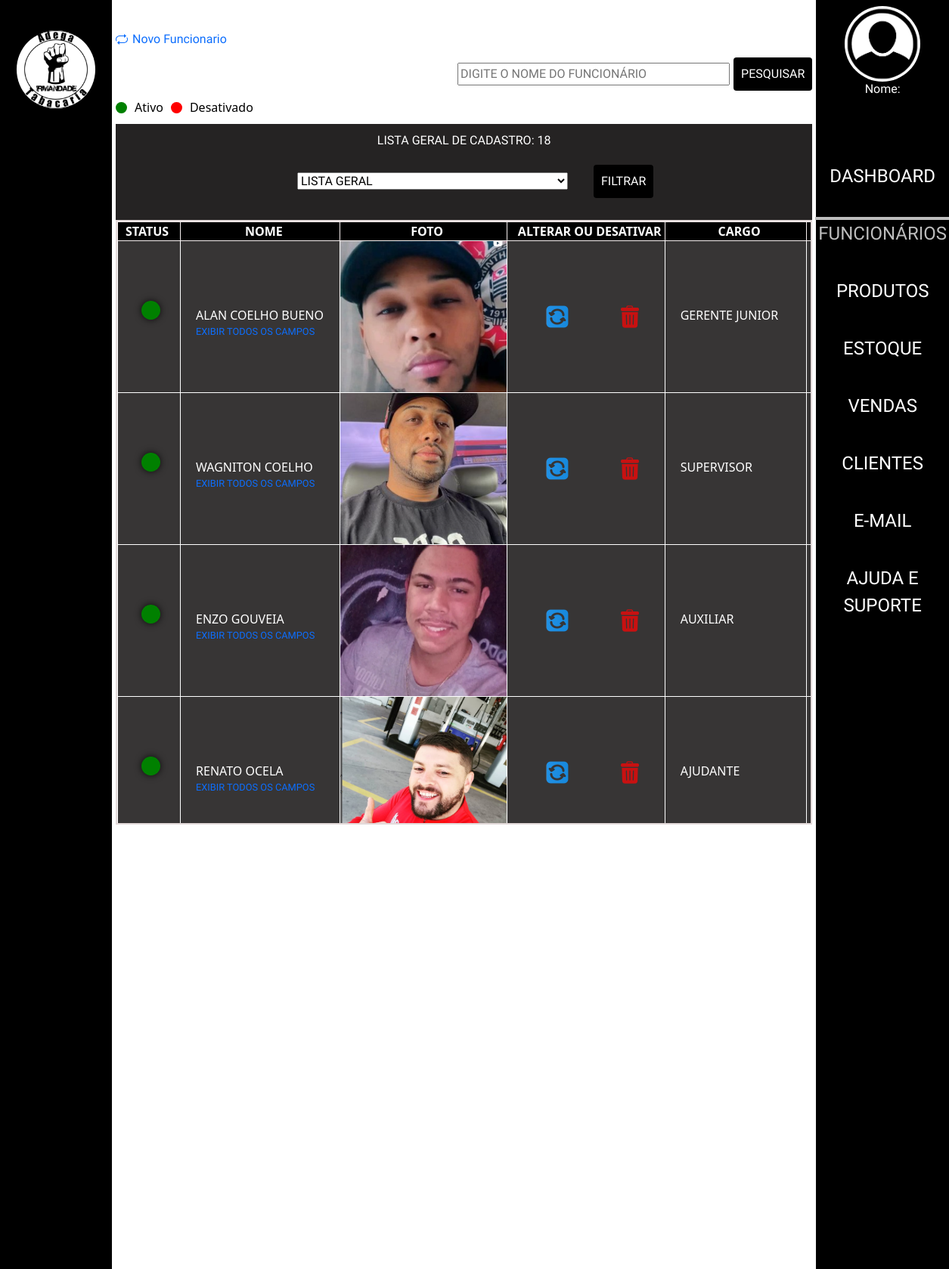
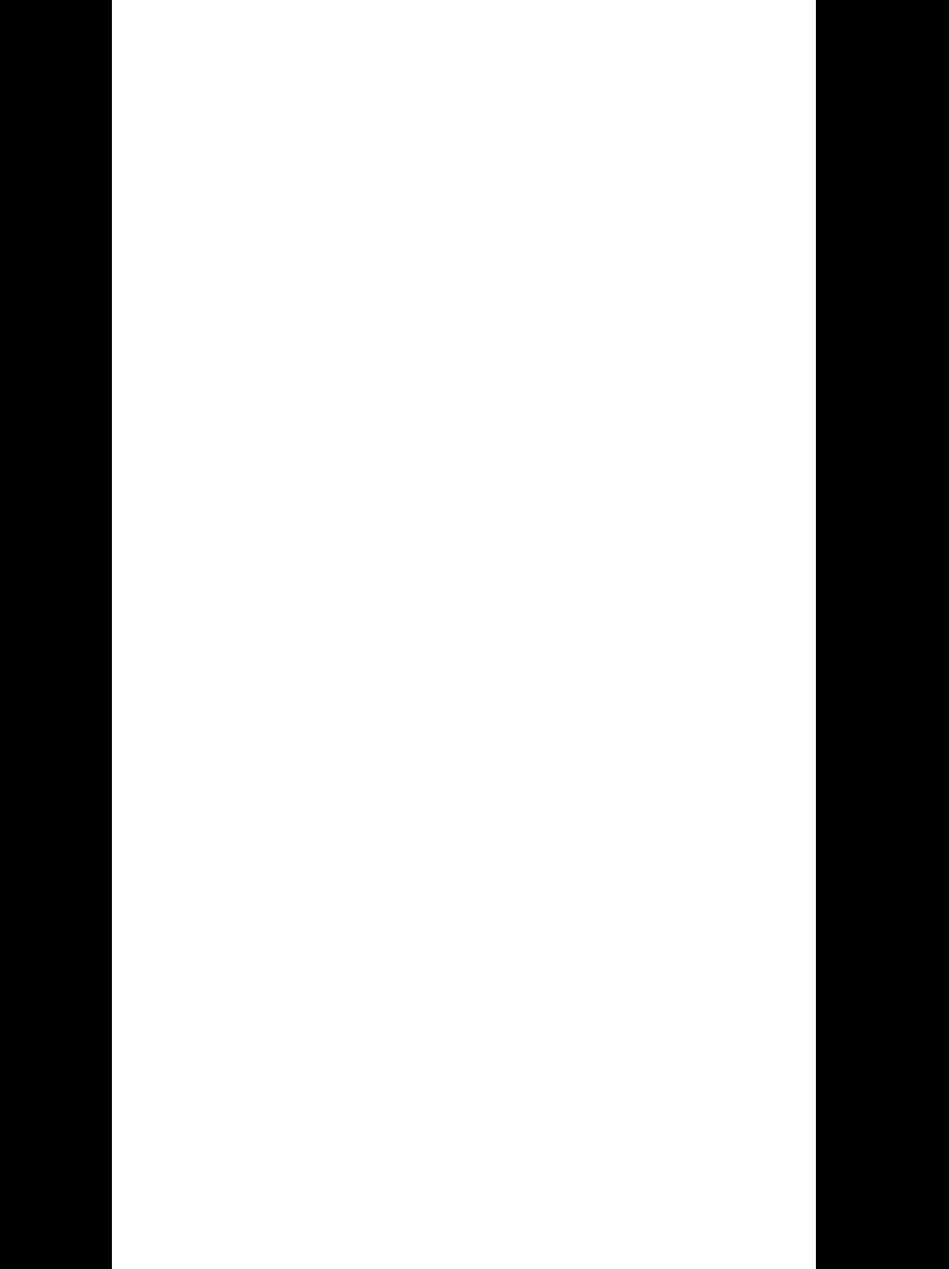
The app's page /admin/index.php?p=funcionarios (upper part) with its own data (2 pictures, top to bottom).
### tables this page shows
CREATE TABLE `tblfuncionarios` (
  `idFuncionario` int(11) NOT NULL,
  `nomeFuncionario` varchar(50) NOT NULL,
  `altFuncionario` varchar(50) NOT NULL,
  `cargoFuncionario` varchar(20) NOT NULL,
  `dataNascFuncionario` date NOT NULL,
  `emailFuncionario` varchar(80) NOT NULL,
  `senhaFuncionario` varchar(20) NOT NULL,
  `nivelFuncionario` varchar(15) NOT NULL,
  `dataAdmissaoFuncionario` date NOT NULL,
  `enderecoFuncionario` varchar(50) NOT NULL,
  `telFuncionario` varchar(15) NOT NULL,
  `cepFuncionario` varchar(10) NOT NULL,
  `statusFuncionario` varchar(10) NOT NULL,
  `fotoFuncionario` varchar(100) DEFAULT NULL,
  `linkFaceFuncionario` varchar(150) NOT NULL,
  `linkInstaFuncionario` varchar(150) NOT NULL,
  `linkWhatsFuncionario` varchar(150) NOT NULL
);

### admin/class/funcionario.php (called while the page is built, shortened)
<?php
class FuncionarioClass
{
    public function listarAtivos()
    {
        $sql = "SELECT * FROM tblfuncionarios WHERE statusFuncionario = 'ATIVO' ORDER BY idFuncionario ASC";
        $conn = Conexao::LigarConexao();
        $resultado = $conn->query($sql);
        $lista = $resultado->fetchAll();
        return $lista;
    }
    public function listarDesativados()
    {
        $sql = "SELECT * FROM tblfuncionarios WHERE statusFuncionario = 'DESATIVADO' ORDER BY idFuncionario ASC";
        $conn = Conexao::LigarConexao();
        $resultado = $conn->query($sql);
        $listaDesativados = $resultado->fetchAll();
        return $listaDesativados;
    }
}

### admin/funcionarios/listar.php (the view, shortened to what this page needs)
<?php
require_once('class/funcionario.php');
$funcionario = new FuncionarioClass();
$listaAtivos = $funcionario->listarAtivos();
$listaDesativados = $funcionario->listarDesativados();
$listaFiltrada = array_merge($listaAtivos, $listaDesativados);
$statusFiltrar = '';
$totalCadastrados = count($listaFiltrada);
$totalAtivos = count($listaAtivos);
$totalDesativados = count($listaDesativados);
?>
<div>
    <a class="icon-link icon-link-hover" style="--bs-icon-link-transform: translate3d(0, -.125rem, 0);" href="index.php?p=funcionarios&f=cadastrar">
        Novo Funcionario
    </a>
</div>
<div>
    <form class="CampoPes" action="" method="POST">
        <input type="text" id="searchInput" name="searchInput" placeholder="Digite o nome do funcionário">
        <button type="submit">Pesquisar</button>
    </form>
</div>
<?php if (empty($statusFiltrar) || $statusFiltrar === 'LISTA GERAL') : ?>
    <div class="legenda-status">
        <div class="bolinha verde"></div>
        <span>Ativo</span>
        <div class="bolinha vermelha"></div>
        <span>Desativado</span>
    </div>
<?php endif; ?>
<form class="formStatus" action="" method="POST">
    <div>
        <select class="seleAtual" aria-label="Default select example" name="statusFuncionario">
            <option value="" <?php echo empty($statusFiltrar) ? 'selected' : 'LISTA GERAL'; ?>>LISTA GERAL</option>
        </select>
        <button type="submit">Filtrar</button>
    </div>
    <div>
        <?php if ($statusFiltrar === 'ATIVO') : ?>
            <p class="total">Total de ativos: <?php echo $totalAtivos; ?></p>
        <?php elseif ($statusFiltrar === 'DESATIVADO') : ?>
            <p class="total">Total de desativados: <?php echo $totalDesativados; ?></p>
        <?php else : ?>
            <p class="total">Lista Geral de Cadastro: <?php echo $totalCadastrados; ?></p>
        <?php endif; ?>
    </div>
</form>
<div class="table-container" id="arrastarMouse">
    <div>
        <table>
            <thead>
                <tr>
                    <?php if (empty($statusFiltrar) || $statusFiltrar === 'LISTA GERAL') : ?>
                        <th class="spanstatus">Status</th>
                    <?php endif; ?>
                    <th>Nome</th>
                    <th>Foto</th>
                    <?php if ($statusFiltrar !== 'DESATIVADO') : ?>
                        <th>Alterar ou Desativar</th>
                    <?php endif; ?>
                    <th>Cargo</th>
                    <th>Nivel de Acesso</th>
                </tr>
            </thead>
            <tbody>
                <?php foreach ($listaFiltrada as $linha) : ?>
                    <?php if (empty($statusFiltrar) || $linha['statusFuncionario'] === $statusFiltrar) : ?>
                        <tr>
                            <?php if (empty($statusFiltrar) || $statusFiltrar === 'LISTA GERAL') : ?>
                                <td class="spanstatus">
                                    <?php if ($linha['statusFuncionario'] === 'ATIVO') : ?>
                                        <span class="status-span active-status"></span>
                                    <?php else : ?>
                                        <span class="status-span inactive-status"></span>
                                    <?php endif; ?>
                                </td>
                            <?php endif; ?>
                            <td class="nomeFunc"   ><?php echo $linha['nomeFuncionario'] ?>
                            <a href="index.php?p=funcionarios&f=listatodos&id=<?php echo $linha['idFuncionario'] ?>">
                                        Exibir Todos os Campos
                                    </a>
                             </td>
                            <td class="fotoGeral">
                                <a href="../admin/img/<?php echo $linha['fotoFuncionario'] ?>" data-lightbox="<?php echo $linha['nomeFuncionario'] ?>" data-title="<?php echo $linha['nomeFuncionario'] ?>">
                                    <img src="../admin/img/<?php echo $linha['fotoFuncionario'] ?>" data-alt="<?php echo $linha['nomeFuncionario'] ?>">
                                </a>
                            </td>
                            <?php if ($statusFiltrar !== 'DESATIVADO') : ?>
                                <td class="btngrudsicone">
                                    <a href="index.php?p=funcionarios&f=atualizar&id=<?php echo $linha['idFuncionario'] ?>">
                                        <img src="./img/setas-flechas.png" alt="">
                                    </a>
                                    <a href="index.php?p=funcionarios&f=desativar&id=<?php echo $linha['idFuncionario'] ?>" onclick="return confirmarDesativacao()">
                                        <img src="./img/lixeira-de-reciclagem.png" alt="">
                                    </a>
                                </td>
                            <?php endif; ?>
                            <td><?php echo $linha['cargoFuncionario'] ?></td>
                            <td><?php echo $linha['nivelFuncionario'] ?></td>
                        </tr>
                    <?php endif; ?>
                <?php endforeach; ?>
            </tbody>
        </table>
    </div>
</div>

### admin/css/estilo.css (style rules this page uses)
* a, h1, h2, h3, h4 { font-family: 'Secular One'; font-size: 16px; text-align: center; margin: 0; padding: 0; box-sizing: border-box; text-decoration: none; }
select, input { text-transform: uppercase; }
body { display: flex; flex-direction: column; min-height: 100vh; color: #ffffff; }
.fotoGeral { width: 100%; object-fit: cover; text-indent: 0; }
.fotoGeral img { width: 220px; height: 200px; object-fit: cover; }
.table-container { max-height: 800px; overflow-y: auto; overflow-x: auto; border: 2px solid #e3dada; text-align: justify; white-space: nowrap; cursor: grab; }
table { width: 100%; border-collapse: collapse; border: 1px solid #f8f1f1; }
td { background: #373535; border: 1px solid #fff; color: #fff; text-indent: 20px; text-transform: uppercase; width: 100%; }
th { border: 1px solid #f8f1f1; text-align: center; font-size: 1.0em; font-weight: bold; text-transform: uppercase; text-indent: 10px; background: #000000; color: #ffffff; }
form { display: flex; flex-direction: column; align-items: center; background: #252323; width: 100%; font-family: 'Secular One'; text-transform: uppercase; }
input { margin: 5px 5px; width: 360px; text-transform: uppercase; }
select { margin: 30px; }
button { margin: 10px 0; padding: 10px; background-color: #000000; color: #fff; border: none; border-radius: 4px; text-transform: uppercase; }
.seleAtual { width: 358px; }
.total { color: #ffffff; font-size: 1.0em; margin-bottom: 0; }
.formStatus { display: flex; flex-direction: column-reverse; justify-content: space-around; padding: 10px; }
.CampoPes { display: flex; justify-content: flex-end; flex-direction: row; background: none; }
.btngrudsicone img { margin-right: 30px; margin-left: 30px; }
.spanstatus { text-align: center; padding-right: 15px; }
.status-span { display: inline-block; width: 25px; height: 25px; border-radius: 50%; box-shadow: 0 0 10px rgba(0, 0, 0, 0.8); }
.active-status { background-color: green; animation: pulse 1s infinite alternate; padding: 5px 5px; }
.legenda-status { display: flex; align-items: center; gap: 10px; margin-bottom: 10px; }
.bolinha { width: 15px; height: 15px; border-radius: 50%; }
.verde { background-color: green; }
.vermelha { background-color: red; }

### admin/funcionarios/listar.php (style rules this page uses)
.nomeFunc a { display: flex; font-size: 0.8em; }

### records on screen
tblfuncionarios: statusFuncionario "ATIVO" (drawn), nomeFuncionario "ALAN COELHO BUENO", fotoFuncionario (picture), cargoFuncionario "GERENTE JUNIOR"
tblfuncionarios: statusFuncionario "ATIVO" (drawn), nomeFuncionario "WAGNITON COELHO", fotoFuncionario (picture), cargoFuncionario "SUPERVISOR"
tblfuncionarios: statusFuncionario "ATIVO" (drawn), nomeFuncionario "ENZO GOUVEIA", fotoFuncionario (picture), cargoFuncionario "AUXILIAR"
tblfuncionarios: statusFuncionario "ATIVO" (drawn), nomeFuncionario "RENATO OCELA", fotoFuncionario (picture), cargoFuncionario "AJUDANTE"

### other values on screen
$totalCadastrados "18"
